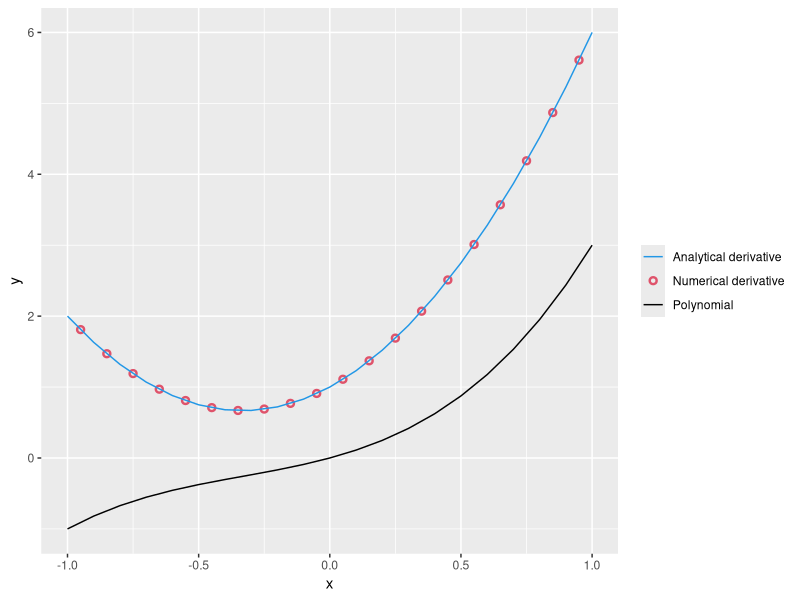

Reproduce this figure in R.
## ---- chunk 1
# load libraries
library(ggplot2)
library(tidyr)
library(dplyr)

## ---- chunk 2
# Define variables
a <- 1
n <- 1
b <- 1
p <- 2
c <- 1
q <- 3

# Create x vectors from -1 to 1
x <- seq(from = -1, to = 1, by = 0.1)

# Calculate the value of y for each value of x
y <- (a * (x^n)) + (b * (x^p)) + (c * (x^q))

# Calculate the analytical derivatives for each value of x
dy_dx <- (a * n * (x^(n - 1))) + (b * p * (x^(p - 1))) + (c * q * (x^(q-1)))

# Calculate the numerical derivatives
deltay <- diff(y)
deltax <- diff(x)
deltay_deltax <- deltay / deltax

# For plotting purposes, derive the midpoint
deltax_vec <- x[-length(x)] + deltax/2
## ---- chunk 3
# Build data frames for plot
plot_prep <- data.frame(x, y, dy_dx) |>
  dplyr::rename(Polynomial = y,
                "Analytical derivative" = dy_dx)

# Wrangle for ggplot
plot_tidy <- plot_prep |>
  tidyr::pivot_longer(!x, names_to = "linetype", values_to = "y") |>
  dplyr::bind_rows(
    data.frame(x = deltax_vec, y = deltay_deltax, linetype = "Numerical derivative")
  )
## ---- chunk 4
#| label: fig-polynomial
#| fig-cap: Plot of the polynomial defined by the values provided in EVR-5086 Assignement 1. 

# Plot the analytically derivative as a solid line and the numerical derivative as open symbols
polynomial_plot <- ggplot(data = plot_tidy, aes(x = x, y = y, color = linetype)) +
  geom_point(data = filter(plot_tidy, linetype == "Numerical derivative"), shape = 21, stroke = 1.25) +
  geom_line(data = filter(plot_tidy, linetype != "Numerical derivative")) +
  theme(legend.title = element_blank()) +
  scale_color_manual(values = c(4, 2, 1))

polynomial_plot

